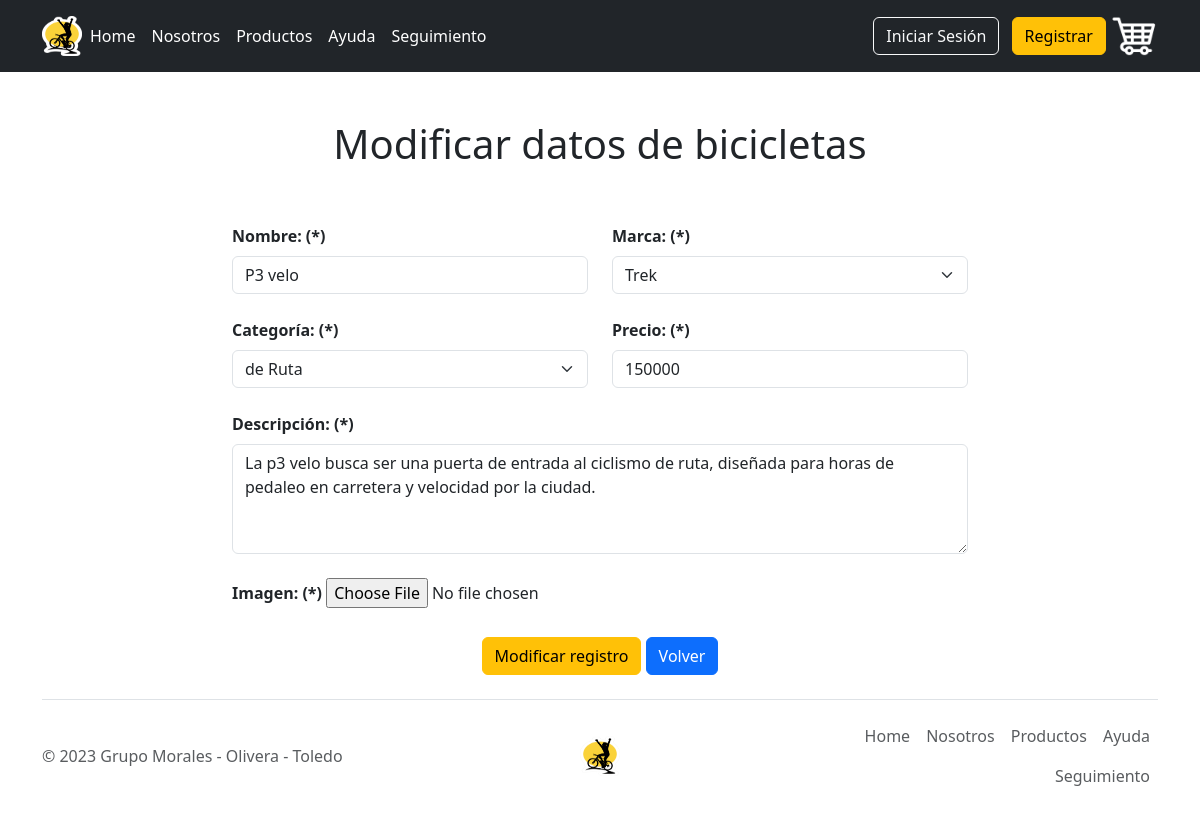
The page /bicicletas/editBici/1 on the database its author committed.
### bicicletas/models.py (models this page shows, shortened)
class Bicicleta(models.Model):
    id_bicicleta        = models.AutoField(primary_key=True)
    nombre_bicicleta    = models.CharField(max_length=100)
    descripcion         = models.TextField()
    precio              = models.IntegerField()
    imagen              = models.ImageField(upload_to='')
    id_categoria        = models.ForeignKey(Categoria, on_delete=models.CASCADE)
    id_marca            = models.ForeignKey(Marca, on_delete=models.CASCADE)

### bicicletas/views.py (the view)
# urls.py: path("editBici/<int:pk>", views.editBici, name="editBici"),
def editBici(request, pk):
    if pk != 0:
        bicicleta = Bicicleta.objects.get(id_bicicleta = pk)
        categorias = Categoria.objects.all()
        marcas = Marca.objects.all()
        context = {"bicicleta": bicicleta, "categorias": categorias, "marcas": marcas}
        if bicicleta:
            return render(request, "bicicletas/editBici.html", context)
        else:
            context = {"mensaje":"Error, rut no existe..."}
            return render(request, "bicicletas/listBici.html", context)

### bicicletas/templates/bicicletas/editBici.html (shortened to what this page needs)
{% extends "administrador/base.html" %}
{% load static %}
{% block content %}
<div class="container">
    <div class="row">
      <div class="col-sm"></div>
      <div class="col-sm-8">
        <h1 class="text-center">Modificar datos de bicicletas</h1>
        <br>
        <form action="{% url 'updateBici' %}" method="POST" enctype="multipart/form-data">
        <div class="row">
            <div class="col-sm-6">
              <div class="form-group">
              </div>
            </div>
        </div>
          <div class="row">
            <div class="col-sm-6">
              <div class="form-group">
                <label for="nombre" class="form-label"><b>Nombre: (*)</b></label>
                <input type="text" id="nombre" name="nombre" value="{{ bicicleta.nombre_bicicleta }}" class="form-control" required>
              </div>
            </div>
            <div class="col-sm-6">
              <div class="form-group">
                <label for="marca" class="form-label"><b>Marca: (*)</b></label>
                <select id="marca" name="marca" class="form-select">
                  {% for m in marcas %}
                    {% if m.nombre_marca == bicicleta.id_marca.nombre_marca %}
                      <option value="{{m.id_marca}}" selected>{{m.nombre_marca}}</option>
                    {% else %}
                      <option value="{{m.id_marca}}">{{m.nombre_marca}}</option>
                    {% endif %}
                  {% endfor %}
                </select>
              </div>
            </div>
          </div><br>
          <div class="row">
            <div class="col-sm-6">
              <div class="form-group">
                <label for="categoria" class="form-label"><b>Categoría: (*)</b></label>
                <select id="categoria" name="categoria" class="form-select">
                  {% for c in categorias %}
                    {% if c.nombre_categoria == bicicleta.id_categoria.nombre_categoria %}
                      <option value="{{c.id_categoria}}" selected>{{c.nombre_categoria}}</option>
                    {% else %}
                      <option value="{{c.id_categoria}}">{{c.nombre_categoria}}</option>
                    {% endif %}
                  {% endfor %}
                </select>
              </div>
            </div>
            <div class="col-sm-6">
              <div class="form-group">
                <label for="precio" class="form-label"><b>Precio: (*)</b></label>
                <input type="number" id="precio" name="precio" value="{{ bicicleta.precio }}" class="form-control" required>
              </div>
            </div>
          </div><br>
          <div class="form-group">
            <label for="descripcion" class="form-label"><b>Descripción: (*)</b></label><br>
            <textarea id="descripcion" name="descripcion" rows="4" cols="50" class="form-control">{{ bicicleta.descripcion }}</textarea>
          </div><br>
          <div class="form-group">
            <label for="imagen" class="form-label"><b>Imagen: (*)</b></label>
            <input type="file" id="imagen" name="imagen" accept="image/*" class="form-control-file" required>
          </div>
          <div id="contenedor-imagen"></div><br>
          <div class="form-group text-center">
            <div class="btn-group" role="group">
              <input type="submit" value="Modificar registro" class="btn btn-warning">
            </div>
              <div class="btn-group" role="group">
                <a href="{% url 'crudBici' %}" class="btn btn-primary">Volver</a>
              </div>
            </div>
        </form>
      </div>
      <div class="col-sm"></div>
    </div>
  </div>
  {% endblock %}

### rows shown on the page
Bicicleta: nombre "P3 velo", precio "150000", descripcion "La p3 velo busca ser una puerta de entrada al ciclismo de ruta, diseñada para horas de pedaleo en carretera y velocidad por la ciudad."

### other values the page prints
form field marca "Trek"
form field categoria "de Ruta"
